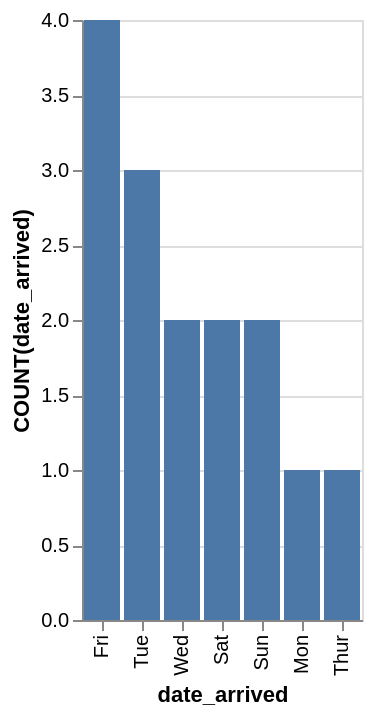

Describe this chart as a Vega-Lite specification.
### Vega-Lite specification from a JSON file in a GitHub repository (floating-point values rounded to 4 significant figures)
{"data": {"values": [{"x_data": "Mon", "y_data": 1}, {"x_data": "Tue", "y_data": 3}, {"x_data": "Wed", "y_data": 2}, {"x_data": "Thur", "y_data": 1}, {"x_data": "Fri", "y_data": 4}, {"x_data": "Sat", "y_data": 2}, {"x_data": "Sun", "y_data": 2}]}, "mark": "bar", "encoding": {"x": {"field": "x_data", "type": "nominal", "title": "date_arrived", "sort": {"op": "sum", "field": "y_data", "order": "descending"}}, "y": {"field": "y_data", "type": "quantitative", "title": "COUNT(date_arrived)"}}}
